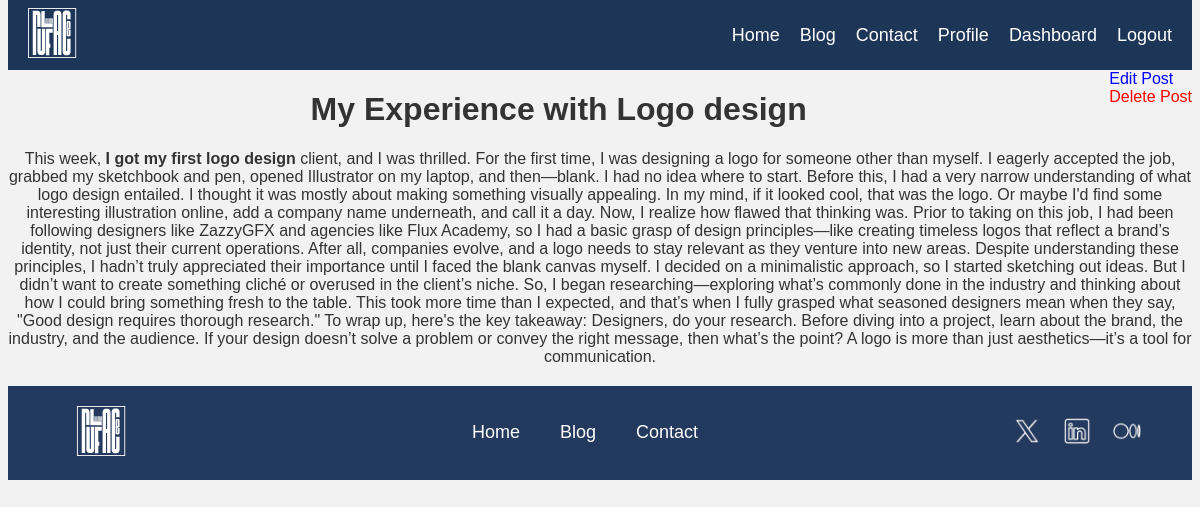
The app's page /post/1 (signed in) with its own data.
### main/models.py (models this page shows, shortened)
class Posts(models.Model):
    title = models.CharField(max_length=255)  # For the blog post title
    content = RichTextField(blank=True, null=True)
    date_posted = models.DateTimeField(default=datetime.datetime.now)  # This will now include both date and time
    category = models.CharField(max_length=255)#category
    author = models.ForeignKey(User, on_delete=models.CASCADE)
    header_image = models.ImageField(null=True,blank=True, upload_to="images/")
    slug = models.SlugField(default="", null= False)  # Add slug field

### main/views.py (the view)
# urls.py: path('post/<int:pk>', post_details.as_view(), name='post'),
class post_details(LoginRequiredMixin, DetailView):
    model = Posts
    template_name = 'post.html'
    def get_context_data(self, **kwargs):
        context = super().get_context_data(**kwargs)
        context['post_details'] = get_object_or_404(Posts, id=self.kwargs.get('pk'))
        return context

### main/templates/post.html (shortened to what this page needs)
{% extends 'blog.html' %}
{% block content %}
{% if user.is_authenticated %}
   {% if user.id == post_details.author.id %}
      <div class="actions" style="float: right;">
      <a href="{% url 'edit_post' post_details.pk %}" style="text-decoration: none; color: blue;">Edit Post</a>
      <br>
      <a href="{% url 'delete_post' post_details.pk %}" style="text-decoration: none; color: red;">Delete Post</a>
      </div>
   {% endif %}
{% endif %}
<div class="blog-post" style="text-align: center;">
    <h1>{{post_details.title}}</h1>
    <p>{{post_details.content|safe}}</p>
</div>
{% endblock %}

### main/static/blog.css (style rules this page uses)
.blog_body { font-family: 'Andika New Basic', sans-serif; color: #333333; margin-top: 0px; min-height: 100vh; background-color: #F2F2F2; }

### records on screen
Posts: title "My Experience with Logo design", content "This week, I got my first logo design client, and I was thrilled. For the first time, I was designing a logo for someone other than myself. I eagerly accepted the job, grabbed my sketchbook and pen, opened Illustrator on my laptop, and then—blank. I had no idea where to start. Before this, I had a very narrow understanding of what logo design entailed. I thought it was mostly about making something visually appealing. In my mind, if it looked cool, that was the logo. Or maybe I'd find some interesting illustration online, add a company name underneath, and call it a day. Now, I realize how flawed that thinking was. Prior to taking on this job, I had been following designers like ZazzyGFX…"
